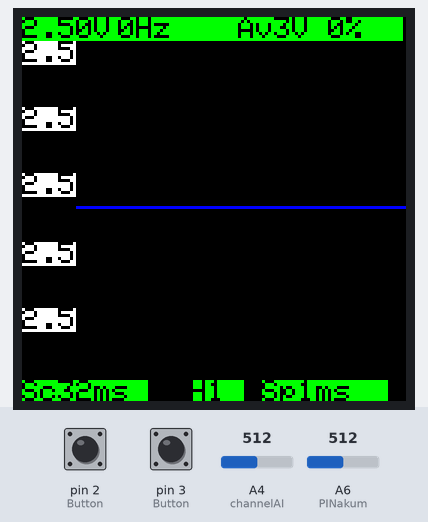
Bench run of a sketch on a simulated Arduino Nano, built with avr-gcc and run on an emulated ATmega328P. Shown: 128×128 colour display. Inputs (shaded band) come from the test bench; at power-on: A4 (channelAI) = 512, pin 3 (Button) LOW, pin 2 (Button) LOW, A6 (PINakum) = 512. What the sketch prints to the serial monitor is not drawn.

Above: at 2.5 s.
2.6 s: A4 (channelAI) set to 11
At 4.8 s:
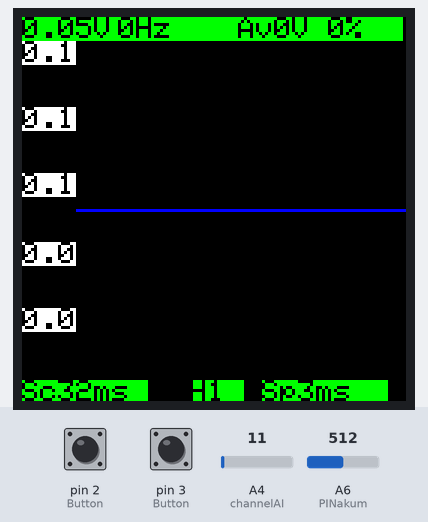
5.0 s: A4 (channelAI) set to 8
At 8.4 s:
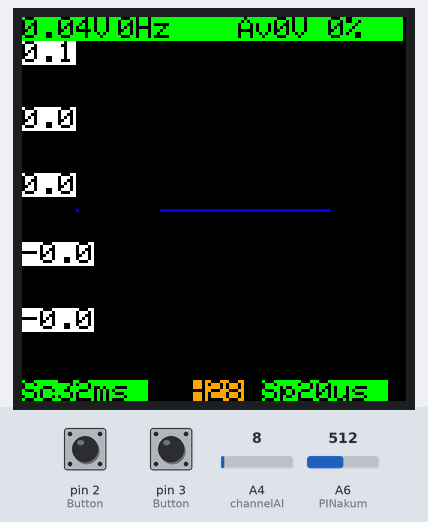
8.9 s: pin 3 (Button) pulled HIGH for 3.2 s
Timing chart, 0 to 9.1 s (numbered marks = the images above; inputs shaded):
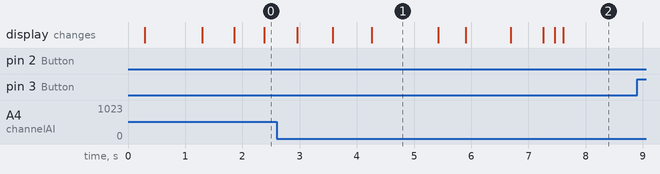

Measured:
- the behaviour switches between 10 and 9 on A4 (channelAI) (found by bisection; images 1 and 2)
- after the input at 5.0 s, the display: first changes after 0.42 s (image 2 shows a later state)

The sketch:

ArduinoOscilloscope.ino
```cpp
/*
  ArduinoOscilloscope
  Implementaiton of the simple Oscilloscope on Arduino Mini. The inspiration came from http://srukami.inf.ua/pultoscop_v1_1.html
  However, completely rebuilt and fitted to TFT ILI9163C display and including automated scaling
*/

#include <Adafruit_GFX.h>
#include <Adafruit_PCD8544.h>
#include <SPI.h>
#include <FreqCount.h>
#define DISPLAY_WIDTH 128
#define DISPLAY_HEIGHT 128
#define ARDUINO_PRECISION 1023.0

#ifdef __AVR__
#define sinf sin
#endif

/* some RGB color definitions                                                 */
#define Black           0x0000      /*   0,   0,   0 */
#define Navy            0x000F      /*   0,   0, 128 */
#define DarkGreen       0x03E0      /*   0, 128,   0 */
#define DarkCyan        0x03EF      /*   0, 128, 128 */
#define Maroon          0x7800      /* 128,   0,   0 */
#define Purple          0x780F      /* 128,   0, 128 */
#define Olive           0x7BE0      /* 128, 128,   0 */
#define LightGrey       0xC618      /* 192, 192, 192 */
#define DarkGrey        0x7BEF      /* 128, 128, 128 */
#define Blue            0x001F      /*   0,   0, 255 */
#define Green           0x07E0      /*   0, 255,   0 */
#define Cyan            0x07FF      /*   0, 255, 255 */
#define Red             0xF800      /* 255,   0,   0 */
#define Magenta         0xF81F      /* 255,   0, 255 */
#define Yellow          0xFFE0      /* 255, 255,   0 */
#define White           0xFFFF      /* 255, 255, 255 */
#define Orange          0xFD20      /* 255, 165,   0 */
#define GreenYellow     0xAFE5      /* 173, 255,  47 */
#define Pink                        0xF81F

#define	BLACK   0x0000
#define	BLUE    0x001F
#define	RED     0xF800
#define	GREEN   0x07E0
#define CYAN    0x07FF
#define MAGENTA 0xF81F
#define YELLOW  0xFFE0
#define WHITE   0xFFFF
#define NDOTS 512			// Number of dots 512
#define SCALE 4096//4096
#define INCREMENT 512//512
#define PI2 6.283185307179586476925286766559
#define RED_COLORS (32)
#define GREEN_COLORS (64)
#define BLUE_COLORS (32)


#define FASTADC 1
// defines for setting and clearing register bits
#ifndef cbi
#define cbi(sfr, bit) (_SFR_BYTE(sfr) &= ~_BV(bit))
#endif
#ifndef sbi
#define sbi(sfr, bit) (_SFR_BYTE(sfr) |= _BV(bit))
#endif

#include <SPI.h>
#include <Adafruit_GFX.h>
#include <TFT_ILI9163C.h>

TFT_ILI9163C display = TFT_ILI9163C(10, 9, 8);

boolean autoHScale = true; // Automatic horizontal (time) scaling
byte thresLocation = 0; // Threshold bar location
int channelAI = A4;      //Signal iput pun
int PINakum = A6;      //Battery measumenent pin
int delayAI = A5;       //Divider on the variable resistor
int razv = 32;// Screen scan

#define DELAY_POTENTIMETER
#ifdef DELAY_POTENTIMETER
#endif

float avgV = 0;
float tmpV = 0;
float delayVariable = 1000;
float scale = 0;
int xCounter = 0;
int yPosition = 0;
int readings[DISPLAY_WIDTH + 1];
int counter = 0;
unsigned long drawtime = 0;
unsigned long lastdraw = 0;
unsigned long count = 0;
int frames = 0;

//byte theThreshold = 128; // 0-255, Multiplied by voltageConst
float maxV = 0.0;
float minV = 0.0;
float ptopV = 5.0; //also a scal

int plothHscale = 1;

void setup()
{
  Serial.begin(115200);

#if FASTADC
  // set prescale to 16
  sbi(ADCSRA, ADPS2) ;
  cbi(ADCSRA, ADPS1) ;
  cbi(ADCSRA, ADPS0) ;
#endif
  delay(100);
  FreqCount.begin(1000);
  display.begin();

  display.setRotation(4);
  display.fillScreen(BLACK);
  display.setTextWrap(true);
  display.setTextColor(WHITE, BLACK);

  display.display(1);
  display.clearScreen();
  display.setCursor(5, 0);
  display.print("OSCILLOSCOPE");
  display.setCursor(10, 10);
  display.print("Mobile v1.0");
  /////////////////// Battery Test  ///////////////////
  if ((analogRead(PINakum) / ARDUINO_PRECISION * 5.0) > 3.7) {
    display.setCursor(5, 25);
    display.print("Test Batt OK!");
  } else if ((analogRead(PINakum) / ARDUINO_PRECISION * 5.0) < 3.3) {
    display.setCursor(5, 25);
    display.print("Test Batt NO!");
  } else
  {
    display.setCursor(5, 25);
    display.print("Test Batt LOW!");
  }

  display.setCursor(25, 35);
  display.print(analogRead(PINakum) / ARDUINO_PRECISION * 5.0);
  display.print("V");
  display.display(1);
  delay(1000);
  display.clearScreen();
}


void loop()
{
  long t0, t;
  avgV = 0;
  scale = (float)(DISPLAY_HEIGHT - 16) / ARDUINO_PRECISION;
  /////////////////// Dividing scale according to signal  ///////////////////
  t0 = micros();
  for (xCounter = 0; xCounter < DISPLAY_WIDTH - 2 * 8; xCounter++)
  {
    readings[xCounter] = analogRead(channelAI);
#ifdef DELAY_POTENTIMETER
    //delay (delayVariable);
    delayMicroseconds(delayVariable);
#endif
  }
  t = micros() - t0; // calculate elapsed time
  Serial.print("Time per sample: ");
  Serial.println((float)(t - delayVariable * (DISPLAY_WIDTH - 2 * 8)) / (DISPLAY_WIDTH - 2 * 8));
  Serial.print("Delay: ");
  Serial.println(delayVariable);
  // Maximum Voltage
  maxV = -100;
  // Minimum Voltage
  minV = 100;

  for (xCounter = 0; xCounter < DISPLAY_WIDTH - 2 * 8; xCounter++)
  {
    readings[xCounter] = readings[xCounter] * scale;

    // Average Voltage
    tmpV = readings[xCounter] * 5.0 / (float)(DISPLAY_WIDTH - 16);
    avgV = avgV + tmpV;
    if (tmpV > maxV) maxV = tmpV;
    if (tmpV < minV) minV = tmpV;

  }
  avgV = avgV / (DISPLAY_WIDTH - 2 * 8);

  // Peak-to-Peak Voltage
  ptopV = maxV - minV;
  if (ptopV < 0.1) {
    ptopV = 0.1; //to avoid empty plot
    minV = avgV - ptopV / 2;
    maxV = avgV + ptopV / 2;
  }

  Serial.print("ptopV: ");
  Serial.println(ptopV);

  Serial.print("maxV: ");
  Serial.println(maxV);

  Serial.print("minV: ");
  Serial.println(minV);

  Serial.print("avgV: ");
  Serial.println(avgV);


#ifdef DELAY_POTENTIMETER

  if (delayVariable > 16383)
    delayVariable = 16383;

  if (autoHScale == true) {
    // With automatic horizontal (time) scaling enabled,
    // scale quickly if the threshold location is far, then slow down
    if (thresLocation > 15 * (DISPLAY_WIDTH - 2 * 8) / 16) {
      delayVariable = delayVariable + 500;
    } else if (thresLocation < (DISPLAY_WIDTH - 2 * 8) / 16) {
      delayVariable = delayVariable - 500;
    }  else  if (thresLocation > 14 * (DISPLAY_WIDTH - 2 * 8) / 16) {
      delayVariable = delayVariable + 200;
    } else if (thresLocation < 2 * (DISPLAY_WIDTH - 2 * 8) / 16) {
      delayVariable = delayVariable - 200;
    }   else  if (thresLocation > 12 * (DISPLAY_WIDTH - 2 * 8) / 16) {
      delayVariable = delayVariable + 100;
    } else if (thresLocation < 4 * (DISPLAY_WIDTH - 2 * 8) / 16) {
      delayVariable = delayVariable - 100;
    }   else  if (thresLocation > 11 * (DISPLAY_WIDTH - 2 * 8) / 16) {
      delayVariable = delayVariable + 50;
    } else if (thresLocation < 5 * (DISPLAY_WIDTH - 2 * 8) / 16) {
      delayVariable = delayVariable - 50;
    }   else  if (thresLocation > 10 * (DISPLAY_WIDTH - 2 * 8) / 16) {
      delayVariable = delayVariable + 10;
    } else if (thresLocation < 6 * (DISPLAY_WIDTH - 2 * 8) / 16) {
      delayVariable = delayVariable - 10;
    } else if (thresLocation > 8 * (DISPLAY_WIDTH - 2 * 8) / 16) {
      delayVariable = delayVariable + 1;
    } else if (thresLocation < 8 * (DISPLAY_WIDTH - 2 * 8) / 16) {
      delayVariable = delayVariable - 1;
    }
  }
  thresLocation = 1;
  while ((readings[thresLocation] > avgV) && (thresLocation < (DISPLAY_WIDTH - 2 * 8)))
    (thresLocation++);
  thresLocation++;
  while ((readings[thresLocation] < avgV) && (thresLocation < (DISPLAY_WIDTH - 2 * 8)))
    (thresLocation++);
  Serial.print("thresLocation: ");
  Serial.println(thresLocation);

  // Enforce minimum time periods
  if (delayVariable < 20) {
    delayVariable = 20;
  }

#endif

  char str[2];     //result string 5 positions + \0 at the end
  // convert float to fprintf type string
  // format 5 positions with 3 decimal places

  display.setTextColor(BLACK, WHITE);
  display.fillRect(2 * 8 + 2, 8, DISPLAY_WIDTH - 10, DISPLAY_HEIGHT - 16, BLACK);
  //##############################################Voltage scale

  display.setCursor(0, ((DISPLAY_HEIGHT - 8) - (.2 * ARDUINO_PRECISION * scale)));
  display.print(dtostrf(minV + ptopV * 0.2, 1, 1, str ));
  display.setCursor(0, ((DISPLAY_HEIGHT - 8) - (.4 * ARDUINO_PRECISION * scale)));
  display.print(dtostrf(minV + ptopV * 0.4, 1, 1, str ));
  display.setCursor(0, ((DISPLAY_HEIGHT - 8) - (.6 * ARDUINO_PRECISION * scale)));
  display.print(dtostrf(minV + ptopV * 0.6, 1, 1, str ));
  display.setCursor(0, ((DISPLAY_HEIGHT - 8) - (.8 * ARDUINO_PRECISION * scale)));
  display.print(dtostrf(minV + ptopV * 0.8, 1, 1, str ));
  display.setCursor(0, ((DISPLAY_HEIGHT - 8) - (1.0 * ARDUINO_PRECISION * scale)));
  display.print(dtostrf(minV + ptopV * 1.0, 1, 1, str ));
  //##############################################Signal drawing
  if ( thresLocation < (DISPLAY_WIDTH - 2 * 8) / 4)
    plothHscale = floor((DISPLAY_WIDTH - 2 * 8) / thresLocation / 2);
  else
    plothHscale = 1;

  for (xCounter = 0; xCounter < ceil((DISPLAY_WIDTH - 2 * 8) / plothHscale); xCounter++)
  {
    display.drawPixel(2 * 8 + 2 + (xCounter * plothHscale), (DISPLAY_HEIGHT - 8) - (readings[xCounter] - (float)scale * ARDUINO_PRECISION * minV / 5.0) * 5.0 / ptopV, BLUE);
    Serial.print(" reading: ");
    Serial.println(readings[xCounter]);
    Serial.print("pixel: ");
    Serial.println((DISPLAY_HEIGHT - 8) - (readings[xCounter] - (float)scale * ARDUINO_PRECISION * minV / 5.0) * 5.0 / ptopV);
    Serial.print("minn: ");
    Serial.println(((float)scale * ARDUINO_PRECISION * minV / 5.0));

    if (xCounter > 1) {
      display.drawLine(2 * 8 + 2 + ((xCounter - 1)*plothHscale), (DISPLAY_HEIGHT - 8) - (readings[xCounter - 1] - (float)scale * ARDUINO_PRECISION * minV / 5.0) * 5.0 / ptopV, 2 * 8 + 2 + (xCounter * plothHscale), (DISPLAY_HEIGHT - 8) - (readings[xCounter] - (float)scale * ARDUINO_PRECISION * minV / 5.0) * 5.0 / ptopV, BLUE);
    }
  }

  display.setTextColor(BLACK, GREEN);

  /////////////////// Frequency output, considering KHz  ///////////////////
  display.fillRect(0, 0, DISPLAY_WIDTH - 1, 8, GREEN);

  display.setCursor(0, DISPLAY_HEIGHT - 7);
  display.print("       ");
  display.setCursor(80, DISPLAY_HEIGHT - 7);
  display.print("       ");
  display.setCursor(56, DISPLAY_HEIGHT - 7);
  display.print("   ");

  if (count < 10000) {
    display.setCursor(32, 0);
    display.print(count);
    display.print("Hz");
  }
  if (count > 10000) {
    display.setCursor(32, 0);
    display.print((count) / 1000);
    display.print("KHz");
  }

  display.setCursor(72, 0);
  display.print("Av");
  display.print(round(avgV));
  display.print("V");

  display.setCursor(0, DISPLAY_HEIGHT - 7);
  display.print("Sc");
  if (razv >= 1000)  {
    display.print(round(razv / 1000));
    display.print("s");
  } else {
    display.print(round(razv));
    display.print("ms");
  }

  display.setCursor(56, DISPLAY_HEIGHT - 7);
  if (plothHscale > 1)
  {
    display.setTextColor(BLACK, Orange);

  }
  display.print("H");
  display.print(plothHscale);
  if (plothHscale < 10)
    display.print(" ");

  display.setTextColor(BLACK, GREEN);

  display.setCursor(80, DISPLAY_HEIGHT - 7);
  display.print("Sp");
  if (delayVariable >= 1000)  {
    display.print(round(delayVariable / 1000));
    display.print("ms");
  } else {
    display.print(round(delayVariable));
    display.print("us");
  }

  /////////////////// Printing voltage  ///////////////////
  display.setCursor(0, 0);
  display.print(analogRead(channelAI) / ARDUINO_PRECISION * 5.0);
  display.print("V");
  display.display(1);

  //Print battery level
  display.setCursor(102, 0);
  short int batVal = round( (analogRead(PINakum) / ARDUINO_PRECISION * 5.0 - 3.3) * 100 / 0.9);
  (batVal > 0) ? batVal = batVal : batVal = 0;
  display.print(batVal);
  display.print("%");

  //##############################################Frequency calculation
  if (FreqCount.available())
    count = FreqCount.read();

  if (digitalRead(3) == HIGH) // Button state
  {
    razv = razv * 2;
    if (razv > 1000) // Button state
      razv = 1000;
    if (razv == 0)
      razv = 1;
    delay(3);//Protection from contact bounce
  }
  if (digitalRead(2) == HIGH) // Button state
  {
    razv = round(razv / 2);
    if (razv == 1) // Button state
      razv = 1;
    delay(3);//Protection from contact bounce
  }

  delay(razv);//Adjustment of the sampling period
  // may be delayMicroseconds()?
}
```
